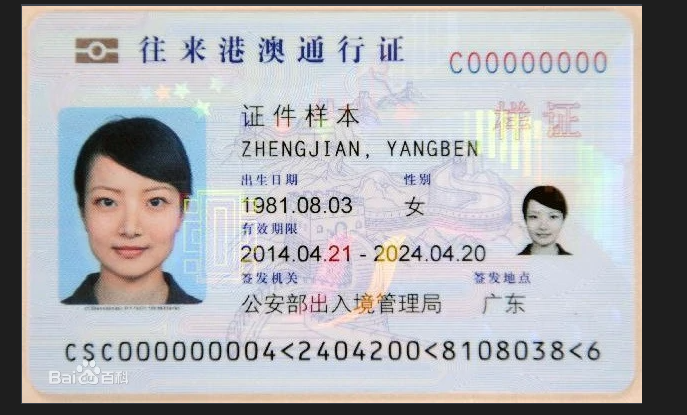
#> input picture 1111.png, 687 x 415 px
$ python side_increase.py
#> lines starting #> are read from the running program, lines starting #| are printed output that depends on the picture; after the words box and inside, x2 and y2 are one past the last pixel; in counts of white or black regions, pixels touching at a corner belong together
### ocr.py
import cv2
import pytesseract

import datetime
import time

# 优化思路:
# 1.图片高斯模糊去噪点
# 2.转换成灰度图，增强文字轮廓
# 3.切割关键部分，提高识别效率，和识别率
# def chuli(image):
#     gray = cv2.cvtColor(img, cv2.COLOR_BGR2GRAY)
#     # 大津法二值化
#     # retval, dst = cv2.threshold(gray, 0, 255, cv2.THRESH_OTSU)
#     # # 腐蚀和膨胀是对白色部分而言的，膨胀，白区域变大，最后的参数为迭代次数
#     # dst = cv2.dilate(dst, None, iterations=1)
#     # # 腐蚀，白区域变小
#     # dst = cv2.erode(dst, None, iterations=2)
#     # return dst
#     return gray

# [35 lines left out: functions boxDraw, dataDraw, not called in this run]

class OcrSdk:
    def start(self,img):

        custom_config = r'-l chi_sim eng equ --oem 3 --psm 7'
        result = pytesseract.image_to_string(img, config=custom_config)
        boxes  = pytesseract.image_to_boxes(img)
        data = pytesseract.image_to_data(img)
        print(result)
        dataDraw(img,data)
        cv2.imshow('ocr_result',img)
        cv2.waitKey()

obj = OcrSdk()
filename = '1111.png'
img = cv2.imread(filename)
#> img is the input picture: shape (415, 687, 3); mean B, G, R 178.7, 174.9, 174.1
img = cv2.resize(img,(0,0),fx=0.5,fy=0.5)
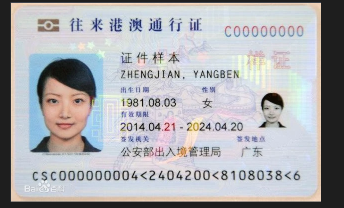
#> img: shape (208, 344, 3); mean B, G, R 178.3, 174.4, 173.6
obj.start(img)
#> (the call stopped at in start, `result = pytesseract.image_to_string(img, config=custom_config)`: pytesseract is not available in this run)

### side_increase.py
import cv2
import os
import numpy as np

from ocr import OcrSdk

MODE = 1 #0表示普通识别，1表示算法优化过的
#使用canny对边缘进行加强


def order_points(pts):
   # 一共4个坐标点
    rect = np.zeros((4, 2), dtype = "float32")

    # 按顺序找到对应坐标0123分别是 左上，右上，右下，左下
    # 计算左上，右下
    s = pts.sum(axis = 1)
    rect[0] = pts[np.argmin(s)]
    rect[2] = pts[np.argmax(s)]

    # 计算右上和左下
    diff = np.diff(pts, axis = 1)
    rect[1] = pts[np.argmin(diff)]
    rect[3] = pts[np.argmax(diff)]
    return rect


#仿射变换，把倾斜的图片转换成水平
def four_point_transform(image, pts):
    # 获取输入坐标点
    rect = order_points(pts)
    (tl, tr, br, bl) = rect
    print(rect)
    # 计算输入的w和h值
    widthA = np.sqrt(((br[0] - bl[0]) ** 2) + ((br[1] - bl[1]) ** 2))
    widthB = np.sqrt(((tr[0] - tl[0]) ** 2) + ((tr[1] - tl[1]) ** 2))
    print("------------")
    print(widthA)
    print(widthB)
    maxWidth = max(int(widthA), int(widthB))
    print(maxWidth)

    print("------------")

    heightA = np.sqrt(((tr[0] - br[0]) ** 2) + ((tr[1] - br[1]) ** 2))
    heightB = np.sqrt(((tl[0] - bl[0]) ** 2) + ((tl[1] - bl[1]) ** 2))

    print("------------")
    print(heightA)
    print(heightB)
    maxHeight = max(int(heightA), int(heightB))
    print(maxHeight)
    print("------------")

    # 变换后对应坐标位置
    dst = np.array([
        [0, 0],
        [maxWidth - 1, 0],
        [maxWidth - 1, maxHeight - 1],
        [0, maxHeight - 1]], dtype = "float32")
    print("矩阵dst：")
    print(dst)
    # 计算变换矩阵
    M = cv2.getPerspectiveTransform(rect, dst)
    print(M)
    warped = cv2.warpPerspective(image, M, (maxWidth, maxHeight))
    # cv2.imshow('wrapper',warped)
    # 返回变换后结果
    return warped


def start(mode):
#> called with mode = 1
    img = cv2.imread('crop_1.png')
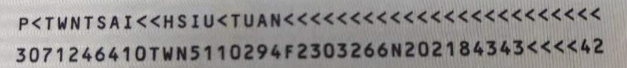
#> input picture crop_1.png, 627 x 68 px
#> img is the input picture: shape (68, 627, 3); mean B, G, R 142, 143.1, 145.9
    img = cv2.resize(img,(0,0),fx=0.6,fy=0.6)
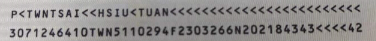
#> img: shape (41, 376, 3); mean B, G, R 142, 143.1, 145.9
    gray = cv2.cvtColor(img, cv2.COLOR_BGR2GRAY)
    if mode==1 :
        blurred = cv2.GaussianBlur(gray, (5, 5), 0)
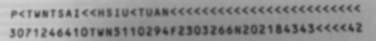
#> blurred: shape (41, 376); min 44, max 208, mean 143.8
        dilate = cv2.dilate(blurred, cv2.getStructuringElement(cv2.MORPH_RECT, (3, 3)))
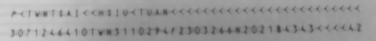
#> dilate: shape (41, 376); min 63, max 208, mean 154
        canny=cv2.Canny(dilate,30,120,3)
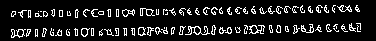
#> canny: shape (41, 376); 11.6% white in thin lines or dots, all inside (x1, y1, x2, y2) = (11, 5, 361, 38)
        #将边缘增强过的图片的外部轮廓提取出来
        contours, hierarchy = cv2.findContours(canny.copy(), cv2.RETR_EXTERNAL, cv2.CHAIN_APPROX_SIMPLE)
#> contours = 88 contours, 72 with area under 20; largest, box (x1, y1, x2, y2) and area: (11, 29, 26, 38) 60, (185, 26, 210, 35) 56, (249, 25, 265, 34) 52, (122, 9, 135, 17) 52, (140, 8, 155, 16) 47
        docCnt = None
        if len(contours) > 0:
        # 按轮廓大小降序排列
            cnts = sorted(contours, key=cv2.contourArea, reverse=True)
#> cnts has the same summary as contours
            print("c len:"+str(len(cnts)))
#| c len:88
            for c in cnts:
                # 近似轮廓
                peri = cv2.arcLength(c, True)
                approx = cv2.approxPolyDP(c, 0.02 * peri, True)
                # 如果我们的近似轮廓有四个点，则确定找到了纸
                if len(approx) == 4:
                    docCnt = approx
                    break
#> this loop made 19 passes
#> (peri, docCnt) on pass 19: (18, [[59, 10], [59, 16], [62, 16], [62, 10]])
#> peri on passes 1 to 6: 60.87, 119.5, 83.36, 38.38, 56.14, 28.73
        # 对原始图像应用四点透视变换，以获得纸张的俯视图
        paper = four_point_transform(img, docCnt.reshape(4, 2))
#> in order_points, `s = pts.sum(axis = 1)`: s = [69, 75, 78, 72]
#> in order_points, `diff = np.diff(pts, axis = 1)`: diff = [-49, -43, -46, -52]
#> in four_point_transform, `rect = order_points(pts)`: rect = [[59, 10], [62, 10], [62, 16], [59, 16]]
#> in four_point_transform, `(tl, tr, br, bl) = rect`: tl = [59, 10]; tr = [62, 10]; br = [62, 16]; bl = [59, 16]
#| [[59. 10.]
#|  [62. 10.]
#|  [62. 16.]
#|  [59. 16.]]
#> in four_point_transform, `widthA = np.sqrt(((br[0] - bl[0]) ** 2) + ((br[1] - bl[1]) ** 2))`: widthA = 3
#| 3.0
#| 3.0
#| 3
#> in four_point_transform, `heightA = np.sqrt(((tr[0] - br[0]) ** 2) + ((tr[1] - br[1]) ** 2))`: heightA = 6
#| 6.0
#| 6.0
#| 6
#> in four_point_transform, `dst = np.array([ [0, 0], [maxWidth - 1, 0], [maxWidth - 1, maxHeight -..`: dst = [[0, 0], [2, 0], [2, 5], [0, 5]]
#| [[0. 0.]
#|  [2. 0.]
#|  [2. 5.]
#|  [0. 5.]]
#> in four_point_transform, `M = cv2.getPerspectiveTransform(rect, dst)`: M = [[0.667, 1.8e-18, -39.33], [-5.73e-17, 0.833, -8.33], [5.18e-17, -1.85e-17, 1]]
#| [[ 6.66666667e-01  1.80434256e-18 -3.93333333e+01]
#|  [-5.73018335e-17  8.33333333e-01 -8.33333333e+00]
#|  [ 5.18104078e-17 -1.85037171e-17  1.00000000e+00]]
        #调用tessract进行文字识别
        OcrSdk().start(paper)
#> (the call stopped at in start, `result = pytesseract.image_to_string(img, config=custom_config)`: pytesseract is not available in this run)
    else:
        ret,result = cv2.threshold(gray,127,255,cv2.THRESH_OTSU)
        contours, hierarchy = cv2.findContours(result, cv2.RETR_EXTERNAL, cv2.CHAIN_APPROX_SIMPLE)


    # [13 lines of commented-out code are left out]
    cv2.waitKey()

start(MODE)
